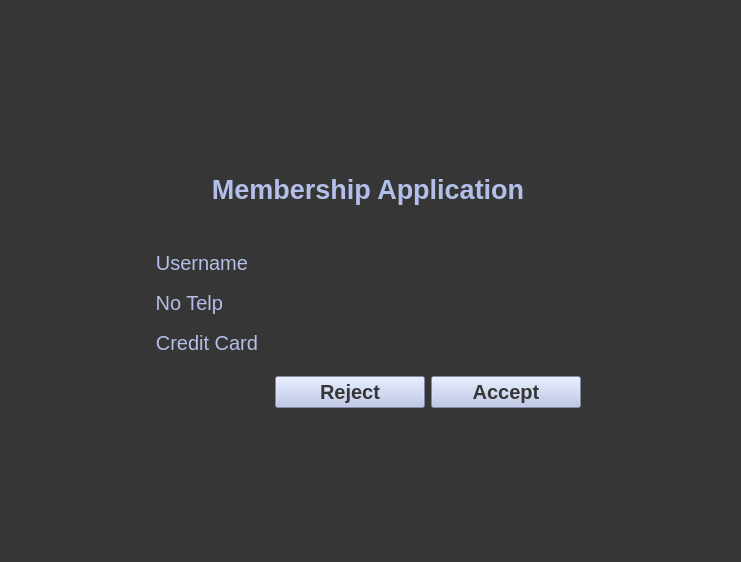
<?xml version="1.0" encoding="UTF-8"?>
<ui version="4.0">
 <class>Form</class>
 <widget class="QWidget" name="Form">
  <property name="geometry">
   <rect>
    <x>0</x>
    <y>0</y>
    <width>741</width>
    <height>562</height>
   </rect>
  </property>
  <property name="windowTitle">
   <string>Form</string>
  </property>
  <property name="styleSheet">
   <string notr="true">background-color: rgb(54, 54, 54);</string>
  </property>
  <layout class="QGridLayout" name="gridLayout">
   <item row="4" column="1" colspan="4">
    <widget class="QLabel" name="lbl_title">
     <property name="styleSheet">
      <string notr="true">font-size: 20pt; color: rgb(179, 191, 232); font-weight: Bold;</string>
     </property>
     <property name="text">
      <string>&lt;html&gt;&lt;head/&gt;&lt;body&gt;&lt;p align=&quot;center&quot;&gt;Membership Application&lt;/p&gt;&lt;/body&gt;&lt;/html&gt;</string>
     </property>
    </widget>
   </item>
   <item row="3" column="6">
    <spacer name="horizontalSpacer_2">
     <property name="orientation">
      <enum>Qt::Horizontal</enum>
     </property>
     <property name="sizeType">
      <enum>QSizePolicy::Expanding</enum>
     </property>
     <property name="sizeHint" stdset="0">
      <size>
       <width>40</width>
       <height>20</height>
      </size>
     </property>
    </spacer>
   </item>
   <item row="9" column="3" colspan="3">
    <widget class="QLabel" name="lbl_telp_entry">
     <property name="styleSheet">
      <string notr="true">font-size: 15pt; color: white; font-weight: DemiBold;</string>
     </property>
     <property name="text">
      <string/>
     </property>
    </widget>
   </item>
   <item row="10" column="6">
    <spacer name="verticalSpacer_6">
     <property name="orientation">
      <enum>Qt::Vertical</enum>
     </property>
     <property name="sizeType">
      <enum>QSizePolicy::Fixed</enum>
     </property>
     <property name="sizeHint" stdset="0">
      <size>
       <width>5</width>
       <height>10</height>
      </size>
     </property>
    </spacer>
   </item>
   <item row="3" column="3">
    <spacer name="horizontalSpacer_5">
     <property name="orientation">
      <enum>Qt::Horizontal</enum>
     </property>
     <property name="sizeType">
      <enum>QSizePolicy::Fixed</enum>
     </property>
     <property name="sizeHint" stdset="0">
      <size>
       <width>150</width>
       <height>20</height>
      </size>
     </property>
    </spacer>
   </item>
   <item row="7" column="1">
    <widget class="QLabel" name="lbl_name">
     <property name="sizePolicy">
      <sizepolicy hsizetype="Maximum" vsizetype="Maximum">
       <horstretch>0</horstretch>
       <verstretch>0</verstretch>
      </sizepolicy>
     </property>
     <property name="styleSheet">
      <string notr="true">font-size: 15pt; color: rgb(179, 191, 232); font-weight: DemiBold;</string>
     </property>
     <property name="text">
      <string>&lt;html&gt;&lt;head/&gt;&lt;body&gt;&lt;p align=&quot;right&quot;&gt;Username&lt;/p&gt;&lt;/body&gt;&lt;/html&gt;</string>
     </property>
     <property name="scaledContents">
      <bool>true</bool>
     </property>
    </widget>
   </item>
   <item row="3" column="0">
    <spacer name="horizontalSpacer">
     <property name="orientation">
      <enum>Qt::Horizontal</enum>
     </property>
     <property name="sizeType">
      <enum>QSizePolicy::Expanding</enum>
     </property>
     <property name="sizeHint" stdset="0">
      <size>
       <width>40</width>
       <height>20</height>
      </size>
     </property>
    </spacer>
   </item>
   <item row="11" column="3" colspan="3">
    <widget class="QLabel" name="lbl_cc_entry">
     <property name="styleSheet">
      <string notr="true">font-size: 15pt; color: white; font-weight: DemiBold;</string>
     </property>
     <property name="text">
      <string/>
     </property>
    </widget>
   </item>
   <item row="12" column="6">
    <spacer name="verticalSpacer_7">
     <property name="orientation">
      <enum>Qt::Vertical</enum>
     </property>
     <property name="sizeType">
      <enum>QSizePolicy::Fixed</enum>
     </property>
     <property name="sizeHint" stdset="0">
      <size>
       <width>20</width>
       <height>15</height>
      </size>
     </property>
    </spacer>
   </item>
   <item row="7" column="3" colspan="3">
    <widget class="QLabel" name="lbl_uname_entry">
     <property name="styleSheet">
      <string notr="true">font-size: 15pt; color: white; font-weight: DemiBold;</string>
     </property>
     <property name="text">
      <string/>
     </property>
    </widget>
   </item>
   <item row="0" column="6">
    <spacer name="verticalSpacer_2">
     <property name="orientation">
      <enum>Qt::Vertical</enum>
     </property>
     <property name="sizeHint" stdset="0">
      <size>
       <width>20</width>
       <height>40</height>
      </size>
     </property>
    </spacer>
   </item>
   <item row="3" column="4">
    <spacer name="horizontalSpacer_6">
     <property name="orientation">
      <enum>Qt::Horizontal</enum>
     </property>
     <property name="sizeType">
      <enum>QSizePolicy::Fixed</enum>
     </property>
     <property name="sizeHint" stdset="0">
      <size>
       <width>150</width>
       <height>20</height>
      </size>
     </property>
    </spacer>
   </item>
   <item row="13" column="3">
    <widget class="QPushButton" name="btn_reject">
     <property name="sizePolicy">
      <sizepolicy hsizetype="Ignored" vsizetype="Fixed">
       <horstretch>0</horstretch>
       <verstretch>0</verstretch>
      </sizepolicy>
     </property>
     <property name="cursor">
      <cursorShape>PointingHandCursor</cursorShape>
     </property>
     <property name="styleSheet">
      <string notr="true">font-size: 15pt; background-color: rgb(179, 191, 232); font-weight: Bold;
color: rgb(54, 54, 54);
</string>
     </property>
     <property name="text">
      <string>Reject</string>
     </property>
    </widget>
   </item>
   <item row="11" column="1">
    <widget class="QLabel" name="lbl_cc">
     <property name="sizePolicy">
      <sizepolicy hsizetype="Maximum" vsizetype="Maximum">
       <horstretch>0</horstretch>
       <verstretch>0</verstretch>
      </sizepolicy>
     </property>
     <property name="styleSheet">
      <string notr="true">font-size: 15pt; color: rgb(179, 191, 232); font-weight: DemiBold;</string>
     </property>
     <property name="text">
      <string>&lt;html&gt;&lt;head/&gt;&lt;body&gt;&lt;p align=&quot;right&quot;&gt;Credit Card&lt;/p&gt;&lt;/body&gt;&lt;/html&gt;</string>
     </property>
     <property name="scaledContents">
      <bool>true</bool>
     </property>
    </widget>
   </item>
   <item row="3" column="1">
    <spacer name="horizontalSpacer_3">
     <property name="orientation">
      <enum>Qt::Horizontal</enum>
     </property>
     <property name="sizeType">
      <enum>QSizePolicy::Minimum</enum>
     </property>
     <property name="sizeHint" stdset="0">
      <size>
       <width>0</width>
       <height>20</height>
      </size>
     </property>
    </spacer>
   </item>
   <item row="15" column="6">
    <spacer name="verticalSpacer">
     <property name="orientation">
      <enum>Qt::Vertical</enum>
     </property>
     <property name="sizeHint" stdset="0">
      <size>
       <width>20</width>
       <height>40</height>
      </size>
     </property>
    </spacer>
   </item>
   <item row="3" column="2">
    <spacer name="horizontalSpacer_4">
     <property name="orientation">
      <enum>Qt::Horizontal</enum>
     </property>
     <property name="sizeType">
      <enum>QSizePolicy::Fixed</enum>
     </property>
     <property name="sizeHint" stdset="0">
      <size>
       <width>5</width>
       <height>20</height>
      </size>
     </property>
    </spacer>
   </item>
   <item row="9" column="1">
    <widget class="QLabel" name="lbl_telp">
     <property name="sizePolicy">
      <sizepolicy hsizetype="Maximum" vsizetype="Maximum">
       <horstretch>0</horstretch>
       <verstretch>0</verstretch>
      </sizepolicy>
     </property>
     <property name="styleSheet">
      <string notr="true">font-size: 15pt; color: rgb(179, 191, 232); font-weight: DemiBold;</string>
     </property>
     <property name="text">
      <string>&lt;html&gt;&lt;head/&gt;&lt;body&gt;&lt;p align=&quot;right&quot;&gt;No Telp&lt;/p&gt;&lt;/body&gt;&lt;/html&gt;</string>
     </property>
     <property name="scaledContents">
      <bool>true</bool>
     </property>
    </widget>
   </item>
   <item row="5" column="6">
    <spacer name="verticalSpacer_3">
     <property name="orientation">
      <enum>Qt::Vertical</enum>
     </property>
     <property name="sizeType">
      <enum>QSizePolicy::Fixed</enum>
     </property>
     <property name="sizeHint" stdset="0">
      <size>
       <width>20</width>
       <height>40</height>
      </size>
     </property>
    </spacer>
   </item>
   <item row="8" column="6">
    <spacer name="verticalSpacer_4">
     <property name="orientation">
      <enum>Qt::Vertical</enum>
     </property>
     <property name="sizeType">
      <enum>QSizePolicy::Fixed</enum>
     </property>
     <property name="sizeHint" stdset="0">
      <size>
       <width>5</width>
       <height>10</height>
      </size>
     </property>
    </spacer>
   </item>
   <item row="13" column="4">
    <widget class="QPushButton" name="btn_accept">
     <property name="sizePolicy">
      <sizepolicy hsizetype="Ignored" vsizetype="Fixed">
       <horstretch>0</horstretch>
       <verstretch>0</verstretch>
      </sizepolicy>
     </property>
     <property name="cursor">
      <cursorShape>PointingHandCursor</cursorShape>
     </property>
     <property name="styleSheet">
      <string notr="true">font-size: 15pt; background-color: rgb(179, 191, 232); font-weight: Bold;
color: rgb(54, 54, 54);
</string>
     </property>
     <property name="text">
      <string>Accept</string>
     </property>
    </widget>
   </item>
  </layout>
 </widget>
 <resources/>
 <connections/>
</ui>
